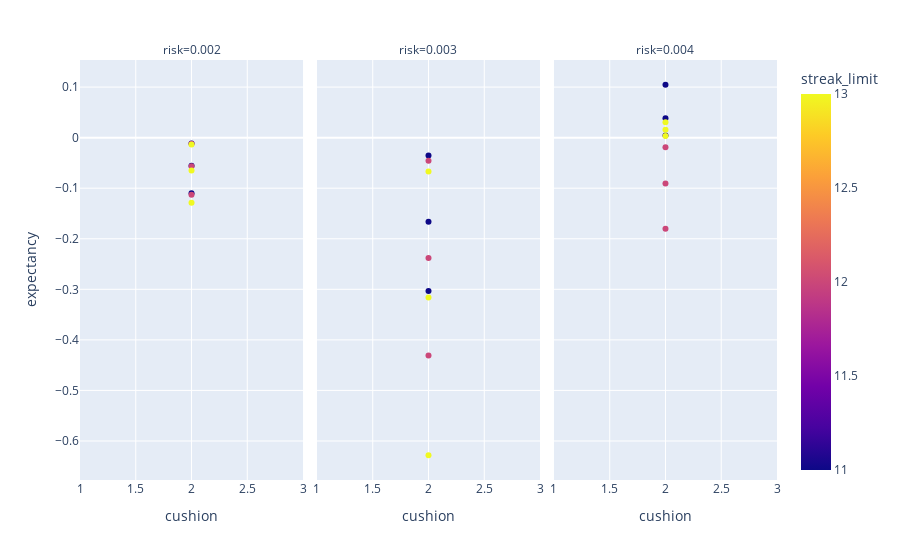

The cell this chart's notebook holds for it:
### Code cell
px.scatter(df, x = 'cushion', y = 'expectancy', color = 'streak_limit', facet_col='risk')

### Figure 1 — Plotly figure (JSON) as saved in the notebook; plotly's stock layout.template omitted (floating-point values rounded to 4 significant figures)
{"data": [{"hovertemplate": "risk=0.002<br>cushion=%{x}<br>expectancy=%{y}<br>streak_limit=%{marker.color}<extra></extra>", "legendgroup": "", "marker": {"color": [11, 11, 11, 12, 12, 12, 13, 13, 13], "coloraxis": "coloraxis", "symbol": "circle"}, "mode": "markers", "name": "", "orientation": "v", "showlegend": false, "type": "scatter", "x": [2, 2, 2, 2, 2, 2, 2, 2, 2], "xaxis": "x", "y": [-0.01163, -0.05538, -0.1101, -0.01192, -0.05674, -0.1128, -0.01364, -0.06485, -0.1289], "yaxis": "y"}, {"hovertemplate": "risk=0.003<br>cushion=%{x}<br>expectancy=%{y}<br>streak_limit=%{marker.color}<extra></extra>", "legendgroup": "", "marker": {"color": [11, 11, 11, 12, 12, 12, 13, 13, 13], "coloraxis": "coloraxis", "symbol": "circle"}, "mode": "markers", "name": "", "orientation": "v", "showlegend": false, "type": "scatter", "x": [2, 2, 2, 2, 2, 2, 2, 2, 2], "xaxis": "x2", "y": [-0.03508, -0.1664, -0.3034, -0.04574, -0.2382, -0.4308, -0.06677, -0.3162, -0.6282], "yaxis": "y2"}, {"hovertemplate": "risk=0.004<br>cushion=%{x}<br>expectancy=%{y}<br>streak_limit=%{marker.color}<extra></extra>", "legendgroup": "", "marker": {"color": [11, 11, 11, 12, 12, 12, 13, 13, 13], "coloraxis": "coloraxis", "symbol": "circle"}, "mode": "markers", "name": "", "orientation": "v", "showlegend": false, "type": "scatter", "x": [2, 2, 2, 2, 2, 2, 2, 2, 2], "xaxis": "x3", "y": [0.004258, 0.1046, 0.03828, -0.01901, -0.09058, -0.1801, 0.003436, 0.01547, 0.03061], "yaxis": "y3"}], "layout": {"annotations": [{"font": {}, "showarrow": false, "text": "risk=0.002", "x": 0.16, "xanchor": "center", "xref": "paper", "y": 1, "yanchor": "bottom", "yref": "paper"}, {"font": {}, "showarrow": false, "text": "risk=0.003", "x": 0.5, "xanchor": "center", "xref": "paper", "y": 1, "yanchor": "bottom", "yref": "paper"}, {"font": {}, "showarrow": false, "text": "risk=0.004", "x": 0.84, "xanchor": "center", "xref": "paper", "y": 1, "yanchor": "bottom", "yref": "paper"}], "coloraxis": {"colorbar": {"title": {"text": "streak_limit"}}, "colorscale": [[0, "#0d0887"], [0.1111, "#46039f"], [0.2222, "#7201a8"], [0.3333, "#9c179e"], [0.4444, "#bd3786"], [0.5556, "#d8576b"], [0.6667, "#ed7953"], [0.7778, "#fb9f3a"], [0.8889, "#fdca26"], [1, "#f0f921"]]}, "legend": {"tracegroupgap": 0}, "margin": {"t": 60}, "xaxis": {"anchor": "y", "domain": [0, 0.32], "title": {"text": "cushion"}}, "xaxis2": {"anchor": "y2", "domain": [0.34, 0.66], "matches": "x", "title": {"text": "cushion"}}, "xaxis3": {"anchor": "y3", "domain": [0.68, 1.0], "matches": "x", "title": {"text": "cushion"}}, "yaxis": {"anchor": "x", "domain": [0, 1], "title": {"text": "expectancy"}}, "yaxis2": {"anchor": "x2", "domain": [0, 1], "matches": "y", "showticklabels": false}, "yaxis3": {"anchor": "x3", "domain": [0, 1], "matches": "y", "showticklabels": false}}}
